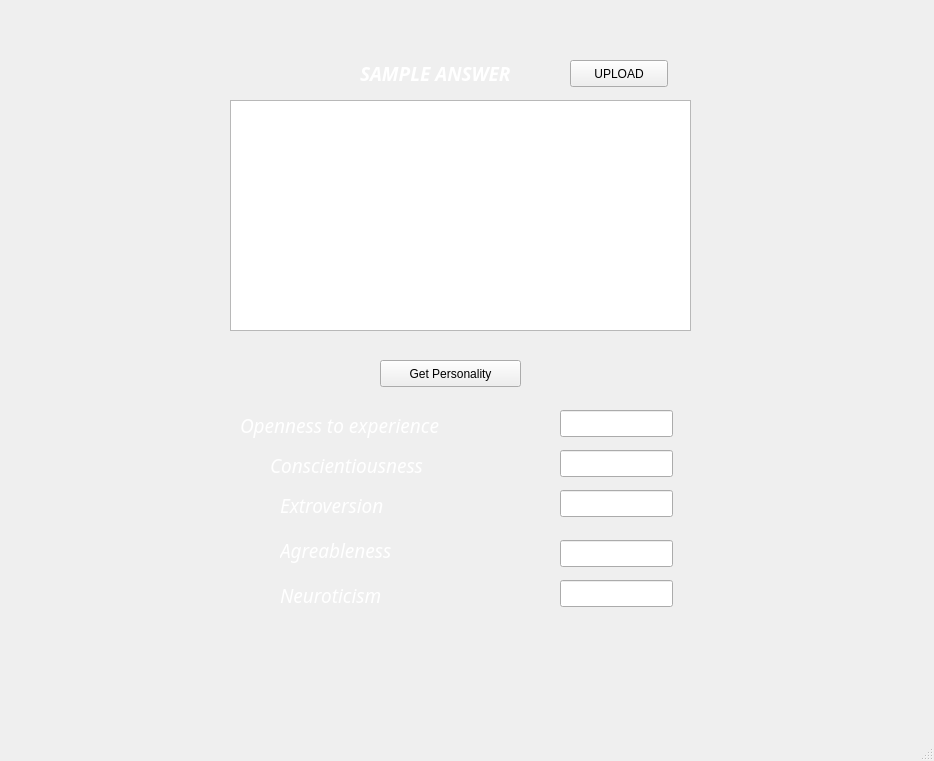
<?xml version="1.0" encoding="UTF-8"?>
<ui version="4.0">
 <class>MainWindow</class>
 <widget class="QMainWindow" name="MainWindow">
  <property name="geometry">
   <rect>
    <x>0</x>
    <y>0</y>
    <width>934</width>
    <height>761</height>
   </rect>
  </property>
  <property name="windowTitle">
   <string>MainWindow</string>
  </property>
  <widget class="QWidget" name="centralwidget">
   <widget class="QLabel" name="label">
    <property name="geometry">
     <rect>
      <x>-10</x>
      <y>-40</y>
      <width>1011</width>
      <height>761</height>
     </rect>
    </property>
    <property name="text">
     <string/>
    </property>
    <property name="pixmap">
     <pixmap>back.jpg</pixmap>
    </property>
   </widget>
   <widget class="QLineEdit" name="nlabel">
    <property name="geometry">
     <rect>
      <x>560</x>
      <y>580</y>
      <width>113</width>
      <height>27</height>
     </rect>
    </property>
    <property name="readOnly">
     <bool>true</bool>
    </property>
   </widget>
   <widget class="QLabel" name="label_2">
    <property name="geometry">
     <rect>
      <x>240</x>
      <y>410</y>
      <width>261</width>
      <height>31</height>
     </rect>
    </property>
    <property name="font">
     <font>
      <family>Sans Serif</family>
      <pointsize>14</pointsize>
      <italic>true</italic>
      <strikeout>false</strikeout>
     </font>
    </property>
    <property name="text">
     <string>&lt;html&gt;&lt;head/&gt;&lt;body&gt;&lt;p&gt;&lt;span style=&quot; color:#ffffff;&quot;&gt;Openness to experience&lt;/span&gt;&lt;/p&gt;&lt;/body&gt;&lt;/html&gt;</string>
    </property>
   </widget>
   <widget class="QLabel" name="label_6">
    <property name="geometry">
     <rect>
      <x>280</x>
      <y>580</y>
      <width>221</width>
      <height>31</height>
     </rect>
    </property>
    <property name="font">
     <font>
      <family>Sans Serif</family>
      <pointsize>14</pointsize>
      <italic>true</italic>
     </font>
    </property>
    <property name="text">
     <string>&lt;html&gt;&lt;head/&gt;&lt;body&gt;&lt;p&gt;&lt;span style=&quot; color:#ffffff;&quot;&gt;Neuroticism&lt;/span&gt;&lt;/p&gt;&lt;/body&gt;&lt;/html&gt;</string>
    </property>
   </widget>
   <widget class="QPushButton" name="upload">
    <property name="geometry">
     <rect>
      <x>570</x>
      <y>60</y>
      <width>98</width>
      <height>27</height>
     </rect>
    </property>
    <property name="text">
     <string>UPLOAD</string>
    </property>
   </widget>
   <widget class="QLabel" name="label_5">
    <property name="geometry">
     <rect>
      <x>280</x>
      <y>530</y>
      <width>131</width>
      <height>41</height>
     </rect>
    </property>
    <property name="font">
     <font>
      <family>Sans Serif</family>
      <pointsize>14</pointsize>
      <italic>true</italic>
     </font>
    </property>
    <property name="text">
     <string>&lt;html&gt;&lt;head/&gt;&lt;body&gt;&lt;p&gt;&lt;span style=&quot; color:#ffffff;&quot;&gt;Agreableness&lt;/span&gt;&lt;/p&gt;&lt;/body&gt;&lt;/html&gt;</string>
    </property>
   </widget>
   <widget class="QLabel" name="label_3">
    <property name="geometry">
     <rect>
      <x>360</x>
      <y>60</y>
      <width>181</width>
      <height>21</height>
     </rect>
    </property>
    <property name="font">
     <font>
      <family>Sans Serif</family>
      <pointsize>14</pointsize>
      <weight>75</weight>
      <italic>true</italic>
      <bold>true</bold>
     </font>
    </property>
    <property name="text">
     <string>&lt;html&gt;&lt;head/&gt;&lt;body&gt;&lt;p&gt;&lt;span style=&quot; color:#ffffff;&quot;&gt;SAMPLE ANSWER&lt;/span&gt;&lt;/p&gt;&lt;/body&gt;&lt;/html&gt;</string>
    </property>
   </widget>
   <widget class="QLineEdit" name="elabel">
    <property name="geometry">
     <rect>
      <x>560</x>
      <y>490</y>
      <width>113</width>
      <height>27</height>
     </rect>
    </property>
    <property name="readOnly">
     <bool>true</bool>
    </property>
   </widget>
   <widget class="QTextEdit" name="ans_box">
    <property name="geometry">
     <rect>
      <x>230</x>
      <y>100</y>
      <width>461</width>
      <height>231</height>
     </rect>
    </property>
   </widget>
   <widget class="QLineEdit" name="alabel">
    <property name="geometry">
     <rect>
      <x>560</x>
      <y>540</y>
      <width>113</width>
      <height>27</height>
     </rect>
    </property>
    <property name="readOnly">
     <bool>true</bool>
    </property>
   </widget>
   <widget class="QLabel" name="label_4">
    <property name="geometry">
     <rect>
      <x>280</x>
      <y>490</y>
      <width>151</width>
      <height>31</height>
     </rect>
    </property>
    <property name="font">
     <font>
      <family>Sans Serif</family>
      <pointsize>14</pointsize>
      <italic>true</italic>
     </font>
    </property>
    <property name="text">
     <string>&lt;html&gt;&lt;head/&gt;&lt;body&gt;&lt;p&gt;&lt;span style=&quot; color:#ffffff;&quot;&gt;Extroversion&lt;/span&gt;&lt;/p&gt;&lt;/body&gt;&lt;/html&gt;</string>
    </property>
   </widget>
   <widget class="QLineEdit" name="clabel">
    <property name="geometry">
     <rect>
      <x>560</x>
      <y>450</y>
      <width>113</width>
      <height>27</height>
     </rect>
    </property>
    <property name="readOnly">
     <bool>true</bool>
    </property>
   </widget>
   <widget class="QPushButton" name="getperson">
    <property name="geometry">
     <rect>
      <x>380</x>
      <y>360</y>
      <width>141</width>
      <height>27</height>
     </rect>
    </property>
    <property name="text">
     <string>Get Personality</string>
    </property>
   </widget>
   <widget class="QLineEdit" name="olabel">
    <property name="enabled">
     <bool>true</bool>
    </property>
    <property name="geometry">
     <rect>
      <x>560</x>
      <y>410</y>
      <width>113</width>
      <height>27</height>
     </rect>
    </property>
    <property name="readOnly">
     <bool>true</bool>
    </property>
   </widget>
   <widget class="QLabel" name="label_7">
    <property name="geometry">
     <rect>
      <x>270</x>
      <y>450</y>
      <width>191</width>
      <height>31</height>
     </rect>
    </property>
    <property name="font">
     <font>
      <family>Sans Serif</family>
      <pointsize>14</pointsize>
      <italic>true</italic>
     </font>
    </property>
    <property name="text">
     <string>&lt;html&gt;&lt;head/&gt;&lt;body&gt;&lt;p&gt;&lt;span style=&quot; color:#ffffff;&quot;&gt;Conscientiousness&lt;/span&gt;&lt;/p&gt;&lt;/body&gt;&lt;/html&gt;</string>
    </property>
   </widget>
  </widget>
  <widget class="QMenuBar" name="menubar">
   <property name="geometry">
    <rect>
     <x>0</x>
     <y>0</y>
     <width>934</width>
     <height>25</height>
    </rect>
   </property>
  </widget>
  <widget class="QStatusBar" name="statusbar"/>
 </widget>
 <resources/>
 <connections/>
</ui>
